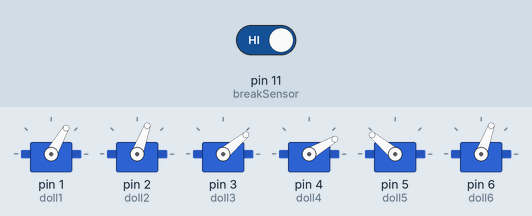
Recording of a sketch running on a simulated Arduino Uno, built with avr-gcc and run on an emulated ATmega328P. On the bench: 6 × servo. Inputs (shaded band) come from the test bench; at power-on: pin 11 (breakSensor) HIGH.

Above: at 1.2 s.
1.3 s: pin 11 (breakSensor) driven LOW
At 5.0 s:
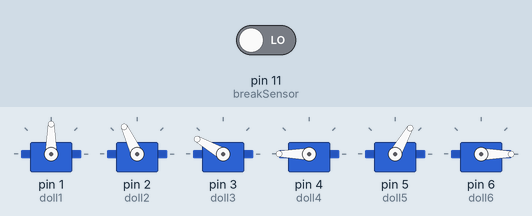
At 8.4 s:
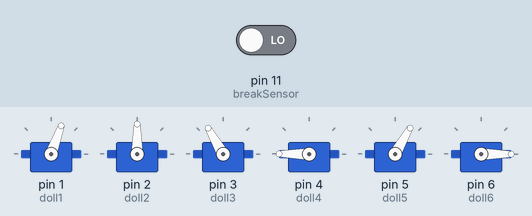
Timing chart, 0 to 17.8 s (numbered marks = the images above; inputs shaded):
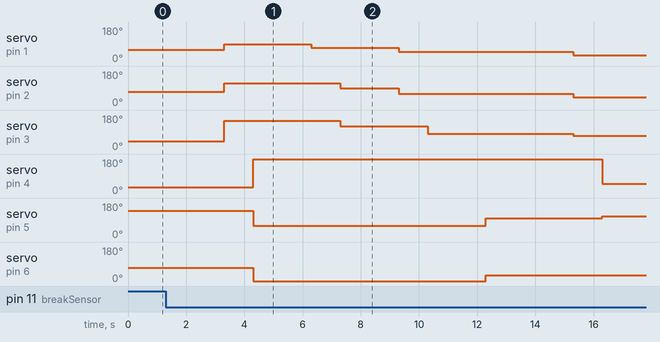

The sketch:

DollHead-Clubhouse.ino
```cpp
/*
The customer enters a room full of mannequins. When they cross the door threshold, they break a small beam-break sensor at ankle-height.
The beam break sensor uses the NC/COM leads. So long as the sensor sees the light it's reflecting, the circuit is closed. The circuit becomes open when the light is interrupted.
The mannequin heads then heads swivel on servos, following the group as they move through the room.
This is done by changing the servo angles after periodic delays. The Servo Arduino library is employed for this.

The code is linear and avoids function definitions/calls for easy field adjustments.
*/

#include <Servo.h>

//Declare servo objects
Servo doll1; //Doll 1 near room entrance
Servo doll2; //Shorter doll next to Doll1
Servo doll3; //Doll 3 is next to the actor dressed up as a doll. The actor roams freely.
Servo doll4; //Doll 4 is next to the wire shelf
Servo doll5; //Doll 5 is next to the speaker
Servo doll6; //Doll 6 is next to the actor dressed up as a doll


const int breakSensor=11; //Maps pin #11 to the state of the beam-break sensor


void setup() {
  doll1.attach(1); //Attach angular control for doll 1's neck to pin 1
  doll2.attach(2); //Attach angular control for doll 2's neck to pin 2
  doll3.attach(3); //Attach angular control for doll 3's neck to pin 3
  doll4.attach(4); //Attach angular control for doll 4's neck to pin 4
  doll5.attach(5); //Attach angular control for doll 5's neck to pin 5
  doll6.attach(6); //Attach angular control for doll 6's neck to pin 6
  pinMode(breakSensor, INPUT_PULLUP); //Declares pin 11 as a dry contact sensor whose digital state will read LOW when activated.

}

void loop() {
//Main function

//Assume start positions
  doll1.write(60); //Sets the angle of doll 1's neck to 60 degrees
  doll2.write(70); //Sets the angle of doll 2's neck to 70 degrees
  doll3.write(40); //Sets the angle of doll 3's neck to 40 degrees
  doll4.write(30); //Sets the angle of doll 4's neck to 30 degrees
  doll5.write(140); //Sets the angle of doll 5's neck to 140 degrees
  doll6.write(70); //Sets the angle of doll 6's neck to 70 degrees


while (digitalRead(breakSensor) == HIGH) {
    // When the beam-break sensor has 100% of the light reflected back to it, the digital read is HIGH, or NOT TRIPPED, so this while loop runs forever. This is our idle state.
}

//If the beam break sensor can no longer detect its own light source, the while loop is broken, and the doll necks move.

delay(2000);

//Stare Position 1

  doll1.write(90);
  doll2.write(115);
  doll3.write(150);
  delay(1000);
  doll4.write(180);
  doll5.write(60);
  doll6.write(0);
  delay(2000);


//Stare Position 2
  doll1.write(70);
  delay(1000);
  doll2.write(90);
  doll3.write(120);
  doll4.write(180);
  delay(1000);
  doll5.write(60);
  doll6.write(0);
  delay(1000);

//Stare Position 3

  doll1.write(50);
  doll2.write(60);
  delay(1000);
  doll3.write(80);
  doll4.write(180);
  delay(2000);
  doll5.write(100);
  doll6.write(30);
  delay(3000);


//Stare Position 4
  doll1.write(30);
  doll2.write(40);
  doll3.write(70);
  delay(1000);
  doll4.write(50);
  doll5.write(110);
  doll6.write(30);


  delay(10000); //Wait ten seconds, then reset back to starting positions.

}
```

Measured:
- after the input at 1.3 s, servo on pin 1 (doll1): 60° → 90° after 2.0 s, → 70° 3.0 s later, → 50° 3.0 s later, → 30° 6.0 s later; servo on pin 2 (doll2): 70° → 115° after 2.0 s, → 90° 4.0 s later, → 60° 2.0 s later, → 40° 6.0 s later
